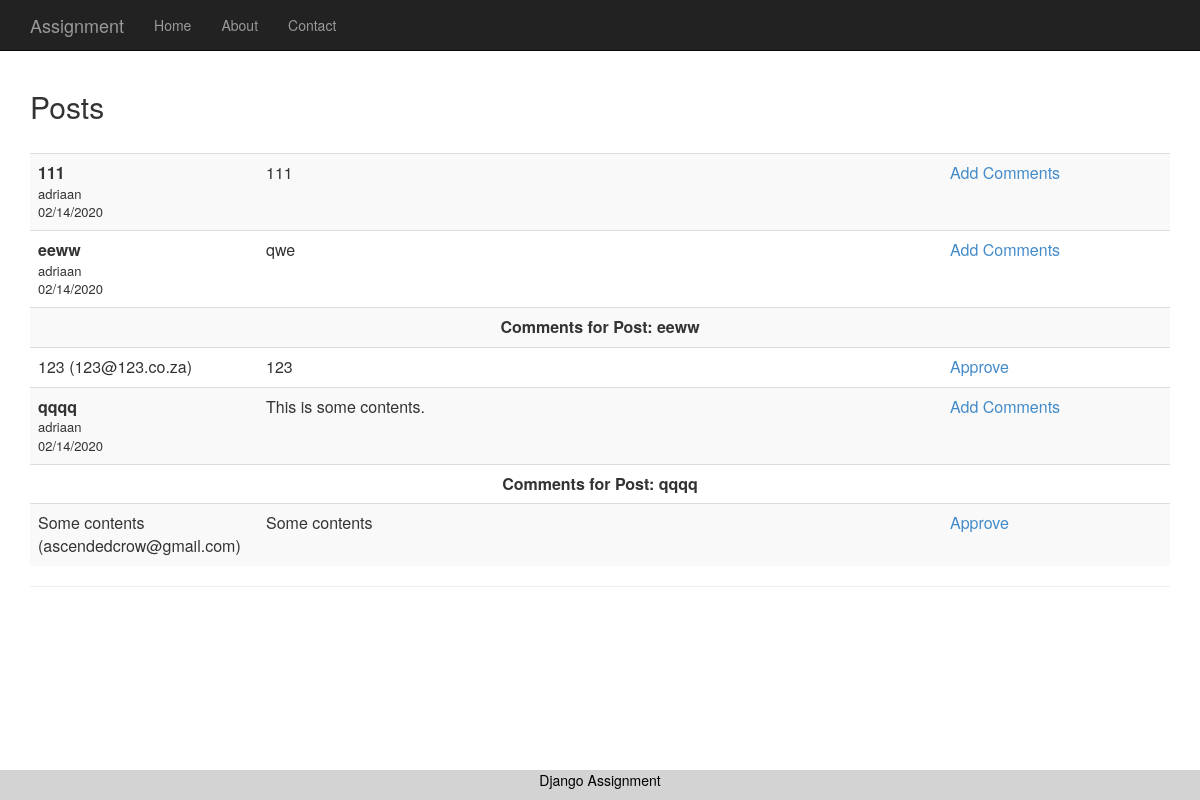
Before: / with the older database file.
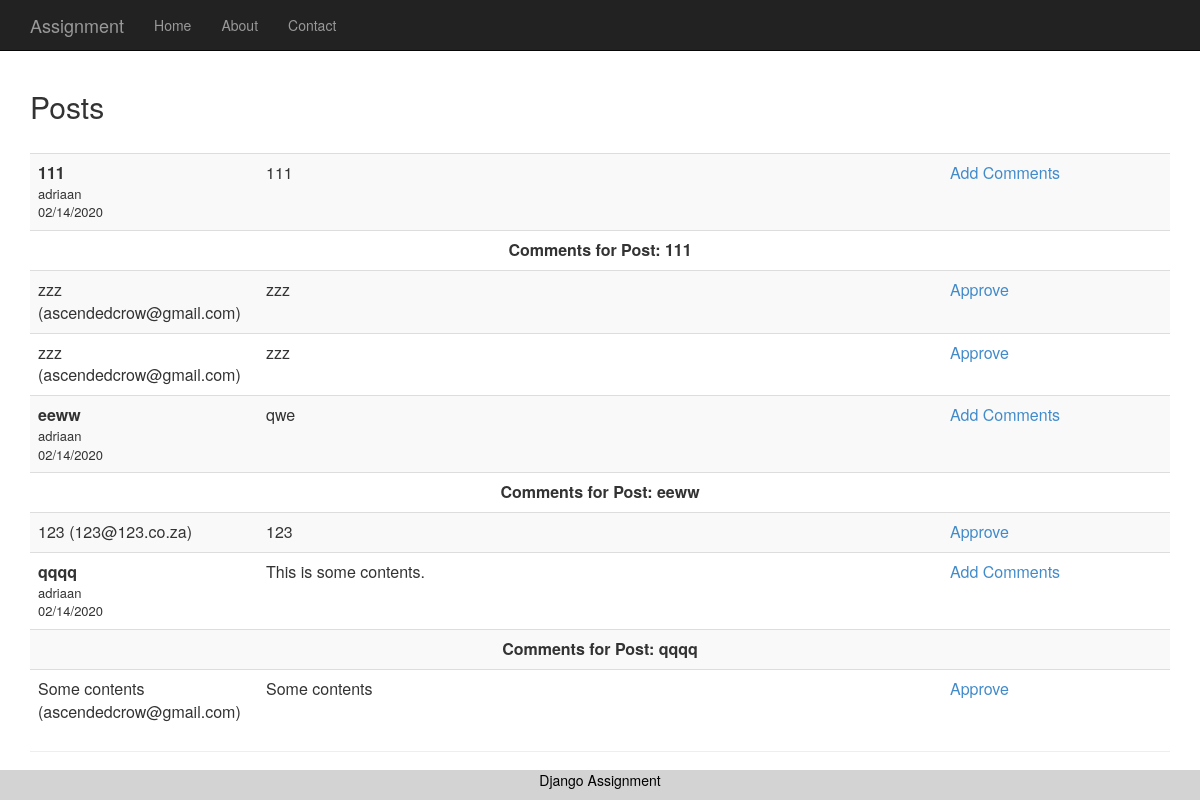
After: the same page with the newer database file.
### posts/models.py (models this page shows, shortened)
class Post(BaseModel):
    title = models.CharField('Title', max_length=255, blank=False,  null=False, unique=True)
    contents = models.TextField('Contents', max_length=255, blank=False,  null=False)
    user = models.ForeignKey(settings.AUTH_USER_MODEL, on_delete=models.CASCADE, related_name='created_user', blank=False,  null=False)

### comments/models.py (models this page shows)
class Comment(BaseModel):
    post = models.ForeignKey(Post, on_delete=models.CASCADE, related_name='comments')
    name = models.CharField('Name', max_length=255, blank=False,  null=False)
    e_mail = models.EmailField('E-Mail', max_length=255, blank=False,  null=False)
    contents = models.TextField('Contents', blank=False,  null=False)
    def __str__(self):
        return '{name} ({email})'.format(email=self.e_mail, name=self.contents)

### posts/views.py (the view)
class PostListView(ListView):
    model = Post

### posts/templates/posts/post_list.html
{% extends "app/layout.html" %}
{% block content %}
<h2>{{ title }}</h2>
<br />
<table class="table table-striped">
    <tbody>
        {% for post in object_list %}
            <tr>
                <td data-toggle="tooltip" title="Title, User and Created date of the post." style="width:20%">
                    <b>{{ post.title }}</b><br />
                    <span style="font-size:small">{{ post.user }} <br /></span>
                    <span style="font-size:small">{{ post.created|date:"SHORT_DATE_FORMAT" }} </span>
                </td>
                <td data-toggle="tooltip" title="Post Contents" style="width:60%">
                    {{ post.contents}}
                </td>
                <td>
                    <a href="{% url 'contact' %}">Add Comments</a>
                </td>
            </tr>
            {% if post.comments.count > 0 %}
                <tr>
                    <td colspan="3" align="center">
                        <b>Comments for Post: {{ post.title }}</b>
                    </td>
                </tr>
            {% endif %}
            {% for comment in post.comments.all %}
                <tr>
                    <td>
                        {{ comment }}
                    </td>
                    <td>
                        {{ comment.contents }}
                    </td>
                    <td>
                        <a href="{% url 'contact' %}">Approve</a>
                    </td>
                </tr>
            {% endfor %}
        {% endfor %}
    </tbody>
</table>
{% endblock %}

Changed rows visible on the page:
shown differently, row unchanged: Post (number 1 of 3 on the later page): title (not shown) → "111"
added Comment: e_mail+contents "zzz (ascendedcrow@gmail.com)", contents "zzz", shown under Post (number 1 of 3 on the later page)
added Comment: e_mail+contents "zzz (ascendedcrow@gmail.com)", contents "zzz", shown under Post (number 1 of 3 on the later page)
